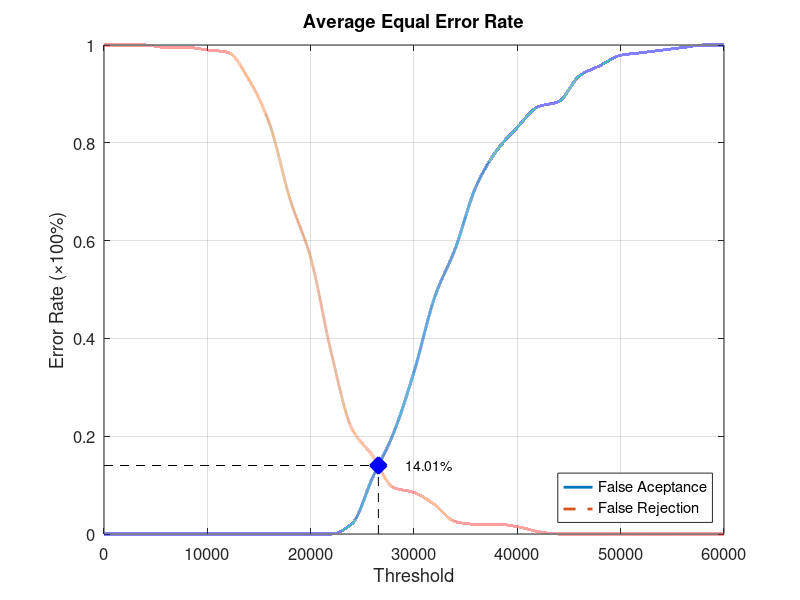
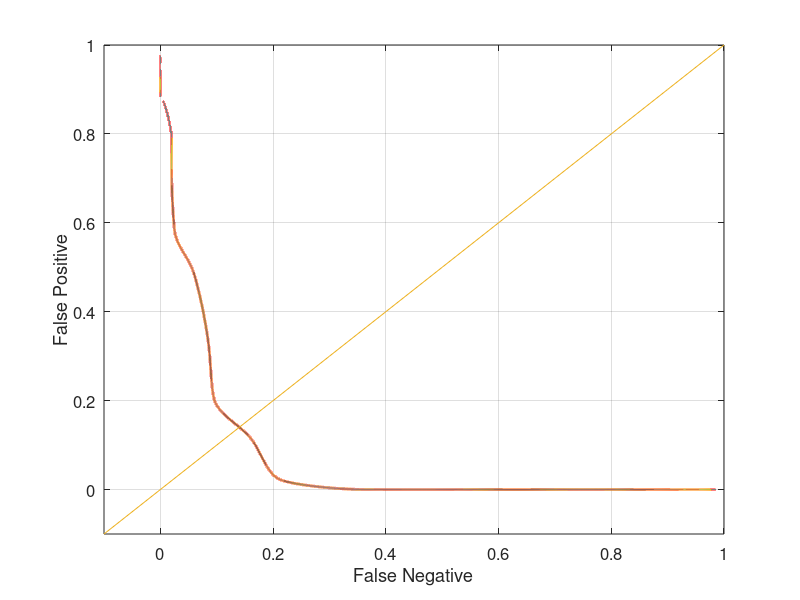

MATLAB code to generate these figures, in order:
function yEER = Database4_2
close all;
clear;
clc;
x = 0:2000:60000;
xq = 0:0.5:60000;

y0 = [0 0 0 0 0 0 0 0 0 0 0 0 0.0210526 0.115789 0.205263 0.331579 0.484211 0.584211 0.710526 0.784211 0.831579 0.873684 0.884211 0.936842 0.957895 0.978947 0.984211 0.989474 0.994737 1 1];
yy0 = interp1(x, y0, xq, 'pchip');
y1 = [1 1 1 0.995 0.995 0.99 0.985 0.93 0.84 0.685 0.565 0.37 0.215 0.16 0.095 0.085 0.06 0.025 0.02 0.02 0.015 0.005 0 0 0 0 0 0 0 0 0];
yy1 = interp1(x, y1, xq, 'pchip');

% Calculating EER: 
y2 = abs(y0 - y1);
find(y2 == min(y2))
yy2 = abs(yy0 - yy1);
xEER = find(yy2 == min(yy2));
xEERIndex = xq(xEER) % X-axis EER
yEER = yy0(xEER) % Y-axis EER

main = figure
plot(xq, yy0,'-','LineWidth', 2);	hold on
plot(xq, yy1,'--','LineWidth', 2);	hold on
plot([xEERIndex xEERIndex], [0 yEER], 'k--');	hold on
plot([0 xEERIndex], [yEER yEER], 'k--');	hold on
plot(xEERIndex, yEER, 'bx', 'LineWidth', 10);	hold on
text(xEERIndex + 10 * xEERIndex / 100, yEER, [num2str(round((10000 * yEER)) / 100) '%'])
legend('False Aceptance', 'False Rejection', 'Location', 'SouthEast')
xlabel('Threshold')
ylabel('Error Rate (\times100%)')
title('Average Equal Error Rate')
set(gca, 'FontSize', 12)
axis([0 60000 0 1])
grid on

print(main, 'Database4_2Main', '-dpng');
FNRxFPR = figure('Color', [1 1 1]);
plot(yy1, yy0, '-', yy1, yy0, 'LineWidth', 2);
hold on
y = -0.1:0.1:1
plot(y, y); 
set(gca, 'FontSize', 12)
xlabel('False Negative')
ylabel('False Positive')
axis([-0.1 1 -0.1 1])
set(gca, 'FontSize', 12)
grid on

print(FNRxFPR, 'Database4_2FNRxFPR','-dpng');
end
